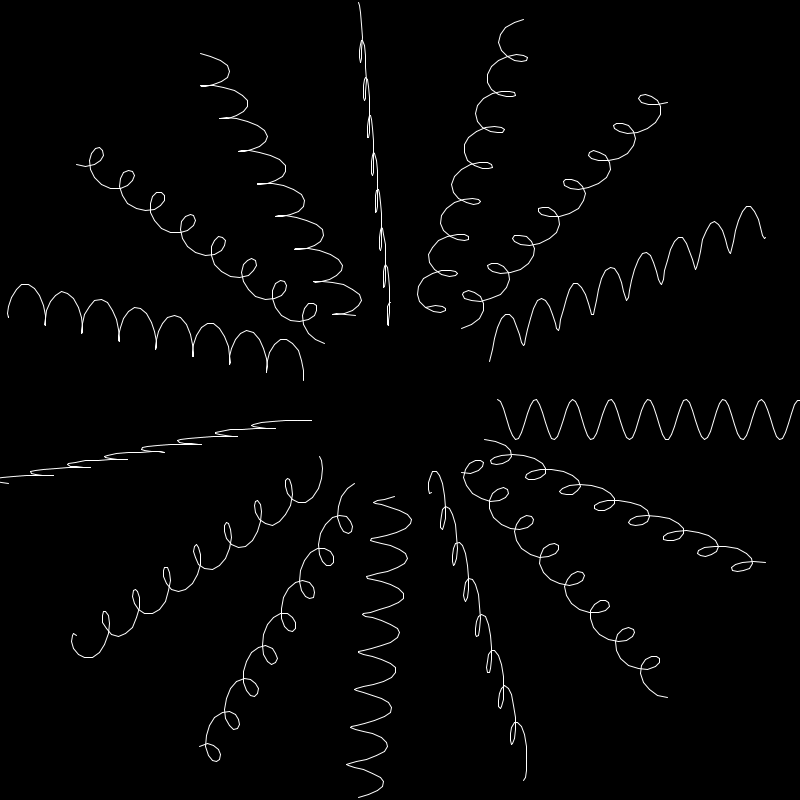
Frame 1 (no input)
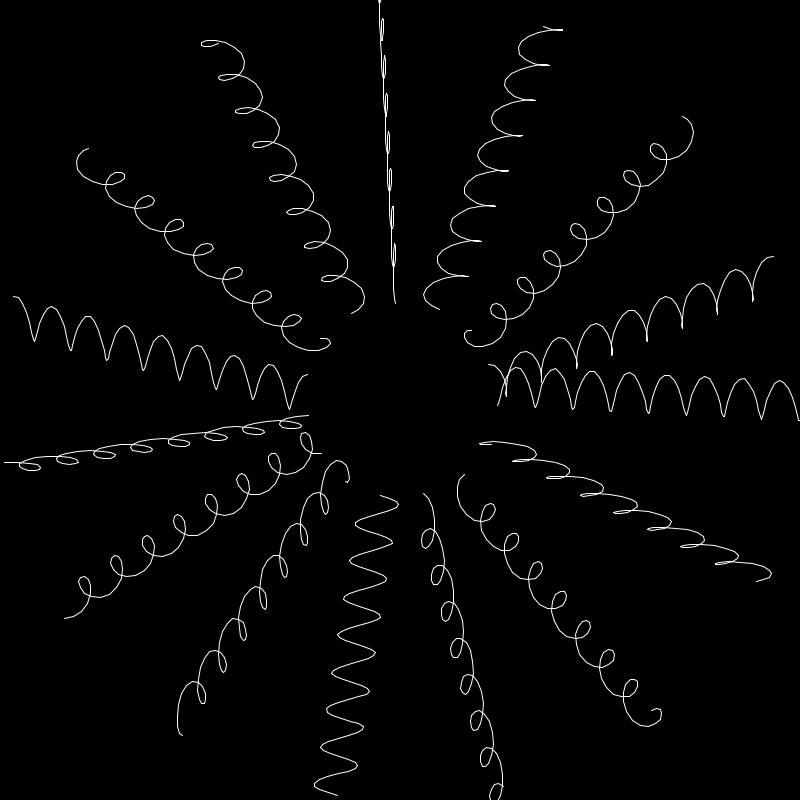
Frame 60 (the mouse pressed at the canvas centre just before this capture)
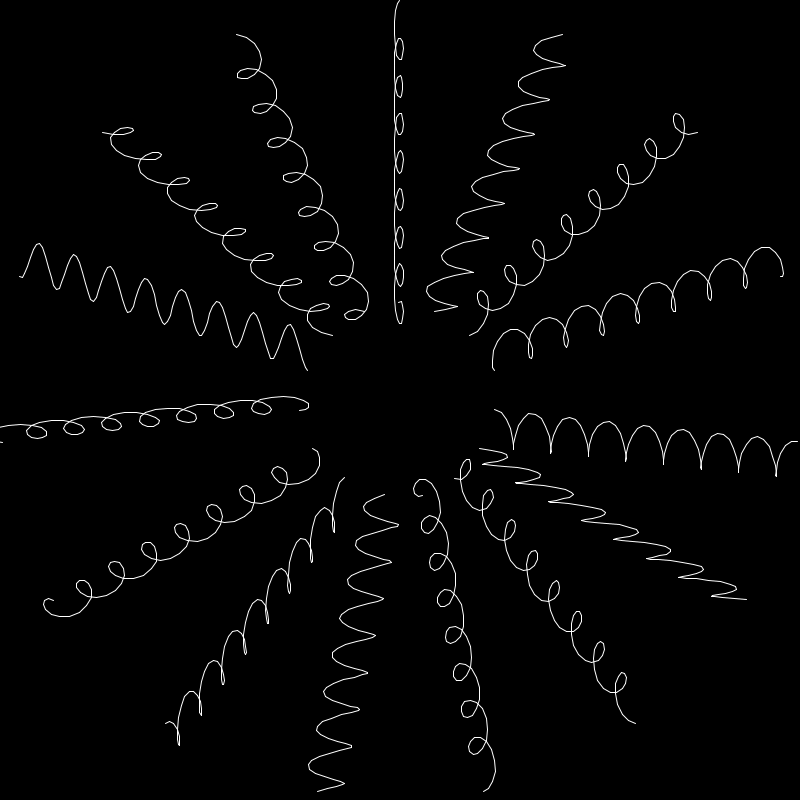
Frame 120 (the mouse held since frame 60 and released just before this capture)

The Processing sketch that drew these frames (run headless with seeded random() and noise(); from frame 60 on, the mouse is pressed at the canvas centre):

// Processing sketch: Circle
// ── Circle.pde

float details = 0.01;
int number = 15;
float frame = 0;
float radius_max = 100;
float width_an = 10;
float height_an = 0;

void setup () {
  size(800, 800);
  stroke(255);
  strokeWeight(1); 
}

void draw () {
  background(0);
  
  for (int ele = 0; ele < number; ele +=1) {
    float angle = 360*ele/number + frame;
    
    float xpos= cos(radians(angle))*400 + 400;
    float ypos= sin(radians(angle))*400 + 400;
    float dx_to0 = -cos(radians(angle))*(400-radius_max)*details;
    float dy_to0 = -sin(radians(angle))*(400-radius_max)*details;
     
    for (float v = 0; v <= 1; v+= details ) {
      float dx = cos(v*50)*(width_an*sin(angle) );
      float dy = sin(v*50)*(width_an*cos(angle));
      line(xpos, ypos, xpos+dx+dx_to0, ypos+dy+dy_to0);
      
      xpos += dx+dx_to0 ;
      ypos += dy+dy_to0;
      
    }
    
  }
  frame +=0.05;
}
